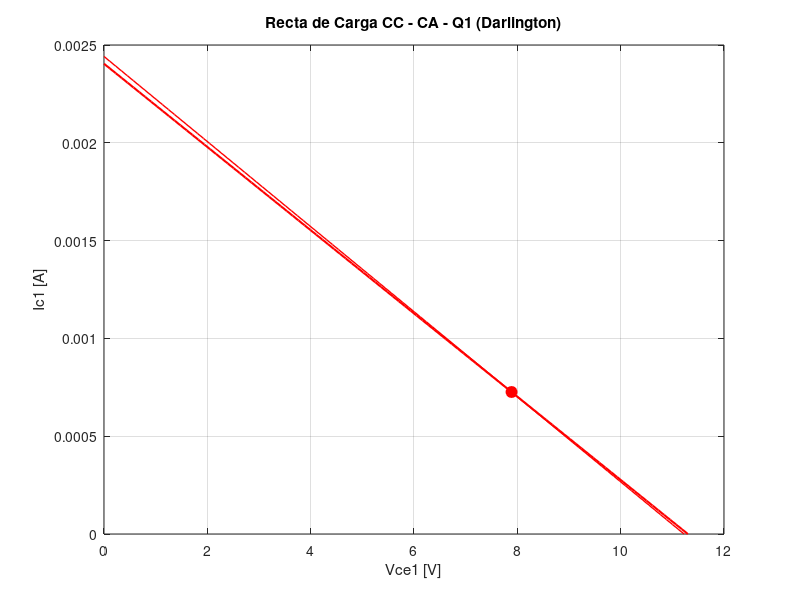
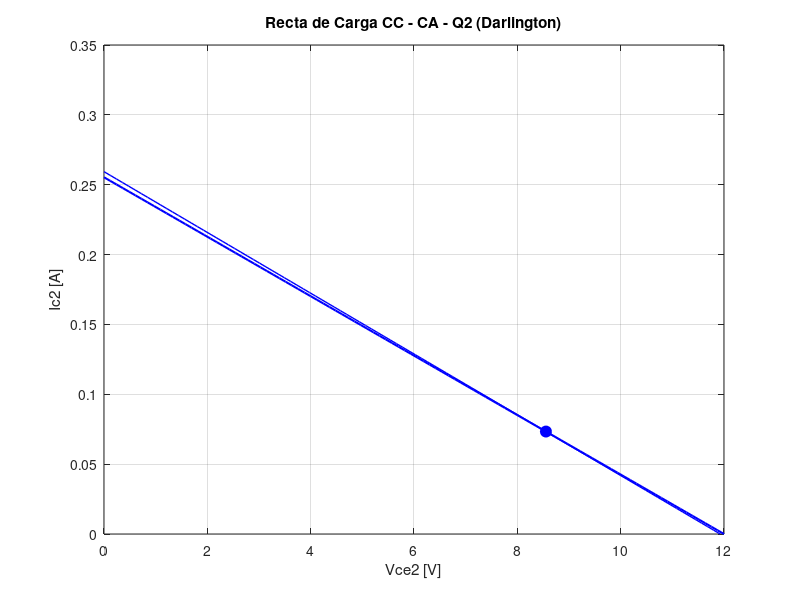
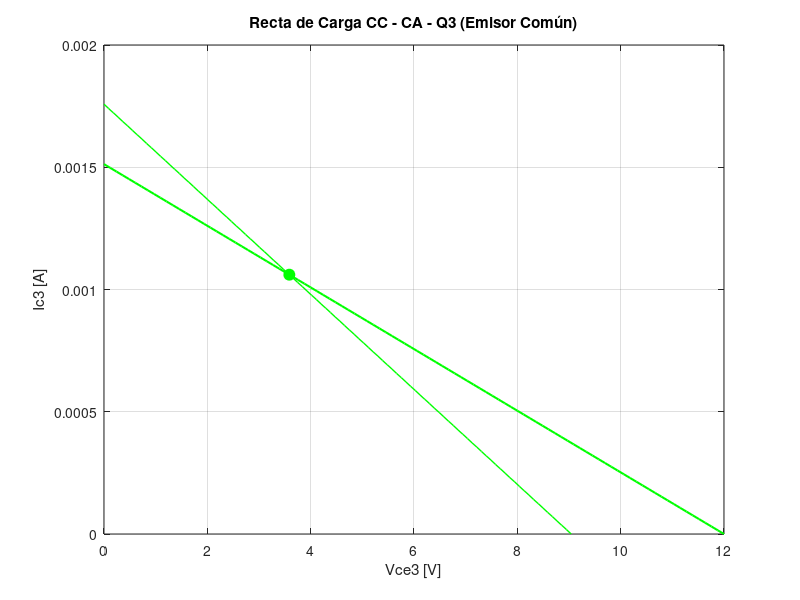
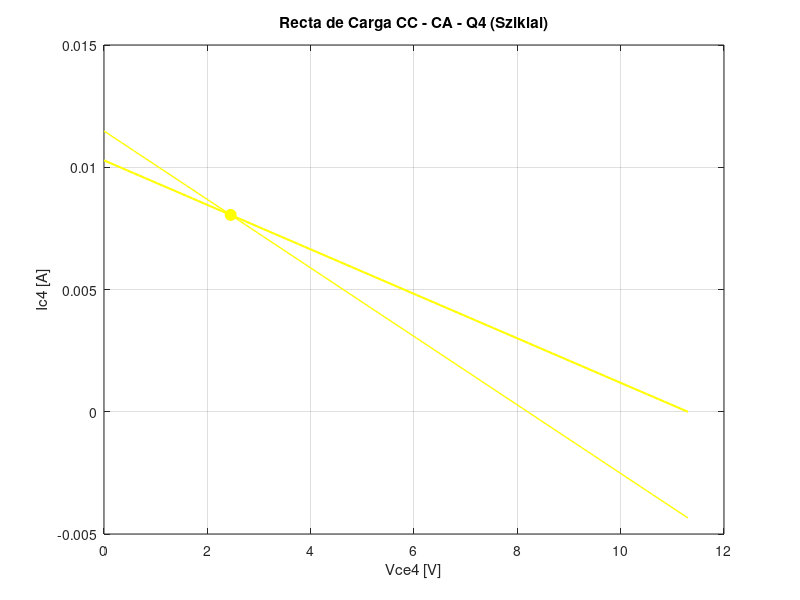

Here is the MATLAB script that generated these plots, in order: (Note: this script raises an error after producing the figures.)
clear all, close all, clc

Vcc = 12;
Bn = 100;
Bp = 100;
Rbd = 1000000;
Red = 47;
R1e = 120000;
R2e = 27000;
Rce = 6800;
Ree = 1200;
R1s = 47000;
R2s = 100000;
Rcb = 100;
Res = 10;
Ro  = 75/10;
Rl  = 8;
Vbb = (Vcc*R2e)/(R2e+R1e);
Rbb = (R1e*R2e)/(R1e+R2e);
a   = Bn/(Bn+1);
Vbbn = (Vcc*R2s)/(R1s+R2s);
Rbbn = (R1s*R2s)/(R1s+R2s);

   %%% POLARIZACIÓN %%%

   % Darlington

% e1 Ibq1*0 + Icq1*0 + Ieq1*0 + Vceq1*0 + Ibq2*0 + Icq2*0 + Ieq2*Red + Vceq2 = Vcc
% e2 Ibq1*0 + Icq1*0 + Ieq1*Bn*Red + Vceq1 + Ibq2*0 + Icq2*0 + Ieq2*0 + Vceq2*0 = Vcc-0.7
% e3 Ibq1*Rbd + Icq1*0 + Ieq1*Bn*Red + Vceq1*0 + Ibq2*0 + Icq2*0 + Ieq2*0 + Vceq2*0 = Vcc-1.4
% e4 Ibq1*Bn + Icq1*-1 + Ieq1*0 + Vceq1*0 + Ibq2*0 + Icq2*0 + Ieq2*0 + Vceq2*0 = 0
% e5 Ibq1*0 + Icq1*0 + Ieq1*0 + Vceq1*0 + Ibq2*Bn + Icq2*-1 + Ieq2*0 + Vceq2*0 = 0
% e6 Ibq1*0 + Icq1*0 + Ieq1 + Vceq1*0 + Ibq2*-1 + Icq2*0 + Ieq2*0 + Vceq2*0 = 0
% e7 Ibq1*-1 + Icq1*-1 + Ieq1 + Vceq1*0 + Ibq2*0 + Icq2*0 + Ieq2*0 + Vceq2*0 = 0
% e8 Ibq1*0 + Icq1*0 + Ieq1*0 + Vceq1*0 + Ibq2*-1 + Icq2*-1 + Ieq2 + Vceq2*0 = 0

Q1 = zeros(8, 8);
S1 = zeros(8, 1);

%e1
Q1(1, 7) = Red;
Q1(1, 8) = 1;
%e2
Q1(2, 3) = Bn*Red;
Q1(2, 4) = 1;
%e3
Q1(3, 1) = Rbd;
Q1(3, 3) = Bn*Red;
%e4
Q1(4, 1) = Bn;
Q1(4, 2) = -1;
%e5
Q1(5, 5) = Bn;
Q1(5, 6) = -1;
%e6
Q1(6, 3) = 1;
Q1(6, 5) = -1;
%e7
Q1(7, 1) = -1;
Q1(7, 2) = -1;
Q1(7, 3) = 1;
%e8
Q1(8, 5) = -1;
Q1(8, 6) = -1;
Q1(8, 7) = 1;

S1(1) = Vcc;
S1(2) = Vcc - 0.7;
S1(3) = Vcc - 1.4;

%[Ibq1, Icq1, Ieq1, Vceq1, Ibq2, Icq2, Ieq2, Vceq2]
R1 = Q1\S1;

   %Emisor común

##   eq1 = Ibeq*Rbb + Iceq*0 + Ieeq*Ree + Vceq*0 == Vbb - 7/10;
##   eq2 = Ibeq*0 + Iceq*Rce  + Ieeq*Ree + Vceeq  == Vcc;
##   eq3 = Ibeq*B - Iceq + Ieeq*0 + Vceq*0 == 0;
##   eq4 = -Ibeq - Iceq + Ieeq + Vcea*0 == 0;

Q2 = zeros(4,4);
S2 = zeros(4,1);

%eq1
Q2(1, 1) = Rbb;
Q2(1, 3) = Ree;
%eq2
Q2(2, 2) = Rce;
Q2(2, 3) = Ree;
Q2(2, 4) = 1;
%e3
Q2(3, 1) = Bn;
Q2(3, 2) = -1;
%e4
Q2(4, 1) = -1;
Q2(4, 2) = -1;
Q2(4, 3) = 1;

S2(1) = Vbb-0.7;
S2(2) = Vcc;

% Ibeq Iceq Ieeq Vceq
R2 = Q2\S2;

   %Sziklai

       % Ibnq Icnq Ienq Vceqs Ibpq Icpq Iepq Vecqs
% eq1: Ibnq*0 + Icnq*0 + Ienq*Res + Vceqs*0 + Ibpq*0 + Icpq*Res + Iepq*0 + Vecqs   = Vcc
% eq2: Ibnq*0 + Icnq*0 + Ienq*Res + Vceqs   + Ibpq*Rcb + Icpq*Res + Iepq*0 + Vecqs*0 = Vcc - 7/10
% eq3: Ibnq*Rbbn + Icnq*0 + Ienq*Res + Vceqs*0+ Ibpq*0 + Icpq*Res + Iepq*0 + Vecqs*0  = Vbbn - 7/10
% eq4: Ibnq*Bn - Icnq = 0
% eq5: Ibpq*Bp - Icpq = 0
% eq6: -Icnq + Ibpq = 0
% eq7: -Ibnq - Icnq + Ienq = 0
% eq8: -Ibpq - Icpq + Iepq = 0

Q3 = zeros(8, 8);
S3 = zeros(8, 1);

%eq1
Q3(1, 3) = Res;
Q3(1, 6) = Res;
Q3(1, 8) = 1;
%eq2
Q3(2, 3) = Res;
Q3(2, 4) = 1;
Q3(2, 5) = Rcb;
Q3(2, 6) = Res;
%eq3
Q3(3, 1) = Rbbn;
Q3(3, 3) = Res;
Q3(3, 6) = Res;
%eq4
Q3(4, 1) = Bn;
Q3(4, 2) = -1;
%eq5
Q3(5, 5) = Bp;
Q3(5, 6) = -1;
%eq6
Q3(6, 2) = -1;
Q3(6, 5) = 1;
%eq7
Q3(7, 5) = -1;
Q3(7, 6) = -1;
Q3(7, 7) = 1;
%eq8
Q3(8, 1) = -1;
Q3(8, 2) = -1;
Q3(8, 3) = 1;

S3(1) = Vcc;
S3(2) = Vcc - 0.7;
S3(3) = Vcc - 1.4;

R3 = Q3\S3;

Vt = 25/1000;
disp("");
hie1 = double((Vt*Bn)/(R1(2)))
disp("");
hie2 = double((Vt*Bn)/R1(6))
disp("");
hie3 = double((Vt*Bn)/R2(2))
disp("");
hie4 = double((Vt*Bn)/R3(2))
disp("");
hie5 = double((Vt*Bp)/R3(6))

Vcc = 12;
ZiEC = 2129.5; % Impedancia de entrada del amplificador Em Com
ZiSz = 2.1131e+04; % Impedancia de entrada del amplificador Sziklai

% Rectas de carga

%Gráfico Transistor Q1
x1 = linspace(0, 11.3, 100);
Ic1 = (Vcc-0.7)/(Bn*Red) - x1/(Bn*Red);
Rca1 = Bn/(1/Red + 1/ZiEC);
x2 = linspace(0, R1(3)*Rca1+R1(4), 100);
ic1 = R1(3) - 1/Rca1 *(x2 - R1(4));

figure(1);
plot(x1, Ic1, 'r', 'LineWidth', 1.5);
hold on;
plot(x2, ic1, 'r', 'LineWidth', 1);
hold on;
%Punto Q
plot(R1(4), R1(3), 'ro', 'markersize', 8, 'markerfacecolor', 'r');
title('Recta de Carga CC - CA - Q1 (Darlington)');
xlabel('Vce1 [V]'); ylabel('Ic1 [A]');
grid on;
hold off;

%Gráfico Transistor Q2
x3 = linspace(0, 12, 100);
Ic2 = Vcc/Red - x3/Red;
Rca2 = 1/((1/Red+1/ZiEC));
x4 = linspace(0, R1(7)*Rca2+R1(8), 100);
ic2 = R1(7) - 1/Rca2 *(x4 - R1(8));

figure(2);
plot(x3, Ic2, 'b', 'LineWidth', 1.5);
hold on;
plot(x4, ic2, 'b', 'LineWidth', 1);
hold on;
%Punto Q
plot(R1(8), R1(7), 'bo', 'markersize', 8, 'markerfacecolor', 'b');
title('Recta de Carga CC - CA - Q2 (Darlington)');
xlabel('Vce2 [V]'); ylabel('Ic2 [A]');
grid on;
hold off;

%Gráfico Transistor Q3
x5 = linspace(0, 12, 100);
Rcc3 = Ree + (Bn*Rce)/(Bn+1);
Ic3 = Vcc/Rcc3 - x5/Rcc3;
Rca3 = 1/(1/Rce+1/ZiSz);
x6 = linspace(0, R2(3)*Rca3+R2(4), 100);
ic3 = R2(3) - (x6 - R2(4))/Rca3;

figure(3);
plot(x5, Ic3, 'g', 'LineWidth', 1.5);
hold on;
plot(x6, ic3, 'g', 'LineWidth', 1);
hold on;
%Punto Q
plot(R2(4), R2(3), 'go', 'markersize', 8, 'markerfacecolor', 'g');
title('Recta de Carga CC - CA - Q3 (Emisor Común)');
xlabel('Vce3 [V]'); ylabel('Ic3 [A]');
grid on;
hold off;

%Gráfico Transistor Q4
x7 = linspace(0, Vcc-0.7, 100);
Ic4 = ((1+Bn)*(Vcc-0.7-x7))/(Res*(Bn*Bp+Bn+1)+Bn*Rcb);
Rca4 = ((1/(1/Res + 1/(Ro+Rl)))*(Bn*Bp+Bn+1)+Bn*Rcb)/Bn;
ic4 = R3(3)-(x7-R3(4))/Rca4;

figure(4);
plot(x7, Ic4, 'y', 'LineWidth', 1.5);
hold on;
plot(x7, ic4, 'y', 'LineWidth', 1);
hold on;
%Punto Q
plot(R3(4), R3(3), 'yo', 'markersize', 8, 'markerfacecolor', 'y');
title('Recta de Carga CC - CA - Q4 (Sziklai)');
xlabel('Vce4 [V]'); ylabel('Ic4 [A]');
grid on;
hold off;

%Gráfico Transistor Q5
x8 = linspace(0, Vcc, 100);
Ic5 = (Bn*(1+Bp)*(Vcc-x8))/(Res*(Bn*Bp+Bn+1));
Rca5 = ((1/(1/Res + 1/(Ro+Rl)))*(Bn*Bp+Bn+1))/(Bn*(Bp+1));
ic5 = R3(7) - (x8-R3(8))/Rca5;

figure(5);
plot(x8, Ic5, 'm', 'LineWidth', 1.5);
hold on;
plot(x8, ic5, 'm', 'LineWidth', 1);
hold on;
%Punto Q
plot(R3(8), R3(7), 'mo', 'markersize', 8, 'markerfacecolor', 'm');
title('Recta de Carga CC - CA - Q5 (Sziklai)');
xlabel('Vce3 [V]'); ylabel('Ic3 [A]');
grid on;
hold off;

disp("");
disp('    TENSIONES CORRIENTE Y POTENCIAS     ');
disp("");
disp('Amplificador Darlington');
disp('');
disp('Q1');
disp("Ibq1 = ");
disp(double(R1(1)));
disp("Icq1 = ");
disp(double(R1(2)));
disp("Ieq1 = ");
disp(double(R1(3)));
disp("Vceq1 = ");
disp(double(R1(4)));
VbD1 = R1(7)*Red+1.4
VcD1 = Vcc
VeD1 = R1(7)*Red+0.7
VceD1 = VcD1-VeD1
PD1 = R1(3)*R1(4)
disp('Q2');
disp("Ibq2 = ");
disp(double(R1(5)));
disp("Icq2 = ");
disp(double(R1(6)));
disp("Ieq2 = ");
disp(double(R1(7)));
disp("Vceq2 = ");
disp(double(R1(8)));
VbD2 = VeD1
VcD2 = Vcc
VeD2 = R1(7)*Red
VceD2 = VcD2-VeD2
PD2 = R1(7)*R1(8)
disp("");
disp('Amplificador Emisor Común');
disp("");
disp('Q3');
disp("Ibeq = ");
disp(double(R2(1)));
disp("Iceq = ");
disp(double(R2(2)));
disp("Ieeq = ");
disp(double(R2(3)));
disp("Vceeq = ");
disp(double(R2(4)));
VbE = Vbb
VcE = R2(3)*Ree+R2(4)
VeE = R2(3)*Ree
VceE = VcE-VeE
PEC = R2(3)*R2(4)
disp("");
disp('Amplificador Sziklai');
disp("");
disp('Q4');
disp("Ibnq = ");
disp(double(R3(1)));
disp("Icnq = ");
disp(double(R3(2)));
disp("Ienq = ");
disp(double(R3(3)));
disp("Vceqs = ");
disp(double(R3(4)));
VbS1 = Vbbn
VcS1 = (R3(3)+R3(6))*Res+R3(4)
VeS1 = (R3(3)+R3(6))*Res
VceS1 = VcS1-VeS1
PS1 = R3(3)*R3(4)
disp('Q5');
disp("Ibpq = ");
disp(double(R3(5)));
disp("Icpq = ");
disp(double(R3(6)));
disp("Iepq = ");
disp(double(R3(7)));
disp("Vecqs = ");
disp(double(R3(8)));
VbS2 = VcS1
VcS2 = VeS1
VeS2 = Vcc
VecS2 = VeS2-VcS2
PS2 = R3(7)*R3(8)

disp("");
disp('Resistencias');
PRbd = R1(1)^2*Rbd
PRed = R1(7)^2*Red
IR1e = Vcc/(R1e+R2e);
PR1e = IR1e^2*R1e
IR2e = IR1e-R2(1);
PR2e = IR2e^2*R2e
PRce = R2(2)^2*Rce
PRee = R2(3)^2*Ree
IR1s = Vcc/(R1s+R2s);
PR1s = IR1s^2*R1s
IR2s = IR1s-R3(1);
PR2s = IR2s^2*R2s
PRes = (R3(3)+R3(6))^2*Res6
vi = 10e-3; %10 mV
Av = 111.798542;
vo = vi*Av;
IRo = vo/(Ro+Rl); % = IRl
PRo = IRo^2*Ro
PRl = IRo^2*Rl
